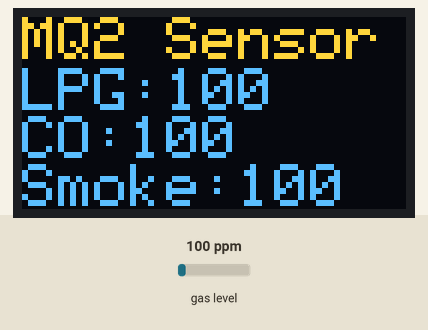
The sketch below on a simulated ESP8266 (NodeMCU). Parts: 128×64 one-colour display. The test bench sets the inputs (shaded band); at power-on: gas level 100 ppm. The OLED is the two-colour kind (top 16 rows yellow).

Above: at 1.7 s.
1.8 s: gas level set to 20 ppm
At 3.0 s:
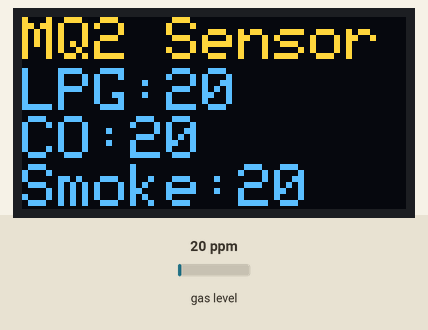
3.3 s: gas level set to 250 ppm
At 4.4 s:
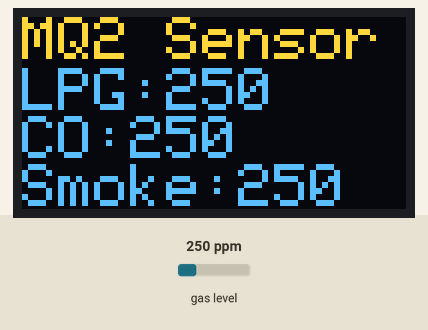
4.8 s: gas level set to 500 ppm
At 5.6 s:
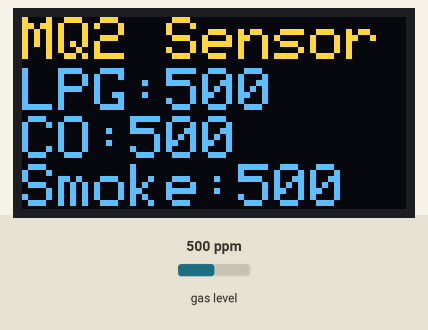
Timing chart, 0 to 7.8 s (numbered marks = the images above; inputs shaded):
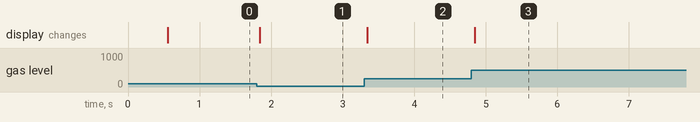

Measured:
- after the input at 1.8 s, the display: changes at once (image 1)
- after the input at 3.3 s, the display: changes after 0.05 s (image 2)
- after the input at 4.8 s, the display: changes after 0.05 s (image 3)

The sketch:

Project_4_Monitoring_Level_Gas_dengan_MQ2.ino
```cpp
#include <SPI.h>
#include <Wire.h>
#include <Adafruit_GFX.h>
#include <Adafruit_SSD1306.h>
#define CommonSenseMetricSystem
#include <MQ2.h>
#define OLED_RESET D5
int pin = A0; //A0
//Koneksi LCD -> SCL ke D1 dan SDA ke D2
int lpg, co, smoke;
MQ2 mq2(pin);
Adafruit_SSD1306 display(OLED_RESET);
#if (SSD1306_LCDHEIGHT != 64)
#error("Height incorrect, please fix Adafruit_SSD1306.h!");
#endif
void setup()   {
  display.begin(SSD1306_SWITCHCAPVCC, 0x3C); // SCL=D1  SDA=D2
  display.clearDisplay();
  display.setTextColor(WHITE);
  mq2.begin();
  Serial.begin(9600);
}

void loop() {
  float* values= mq2.read(true);
  lpg = mq2.readLPG();
  co = mq2.readCO();
  smoke = mq2.readSmoke();
  display.clearDisplay();
  display.setCursor(0,0);
  display.setTextSize(2);
  display.print("MQ2 Sensor");
  display.setCursor(0,17);
  display.setTextSize(2);
   display.print("LPG:");
  display.print(lpg);
  display.setCursor(0,33);
  display.setTextSize(2);
   display.print("CO:");
  display.print(co);
  display.setCursor(0,49);
  display.setTextSize(2);
   display.print("Smoke:");
  display.print(smoke);
  display.display();
}

void drawStr(uint8_t x, uint8_t y, char* str){
  display.setCursor(x, y);
  display.println(str);
}
```
